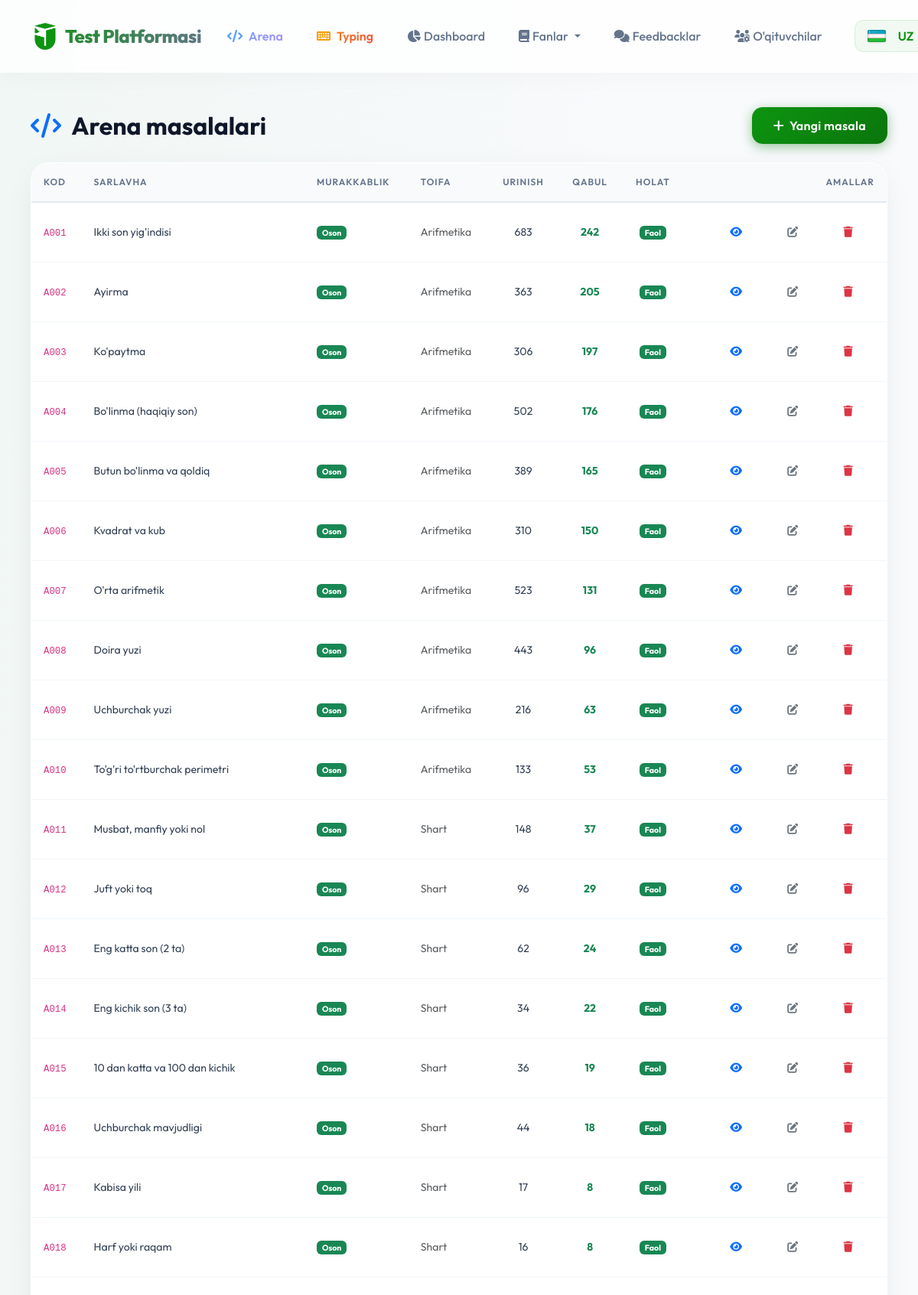
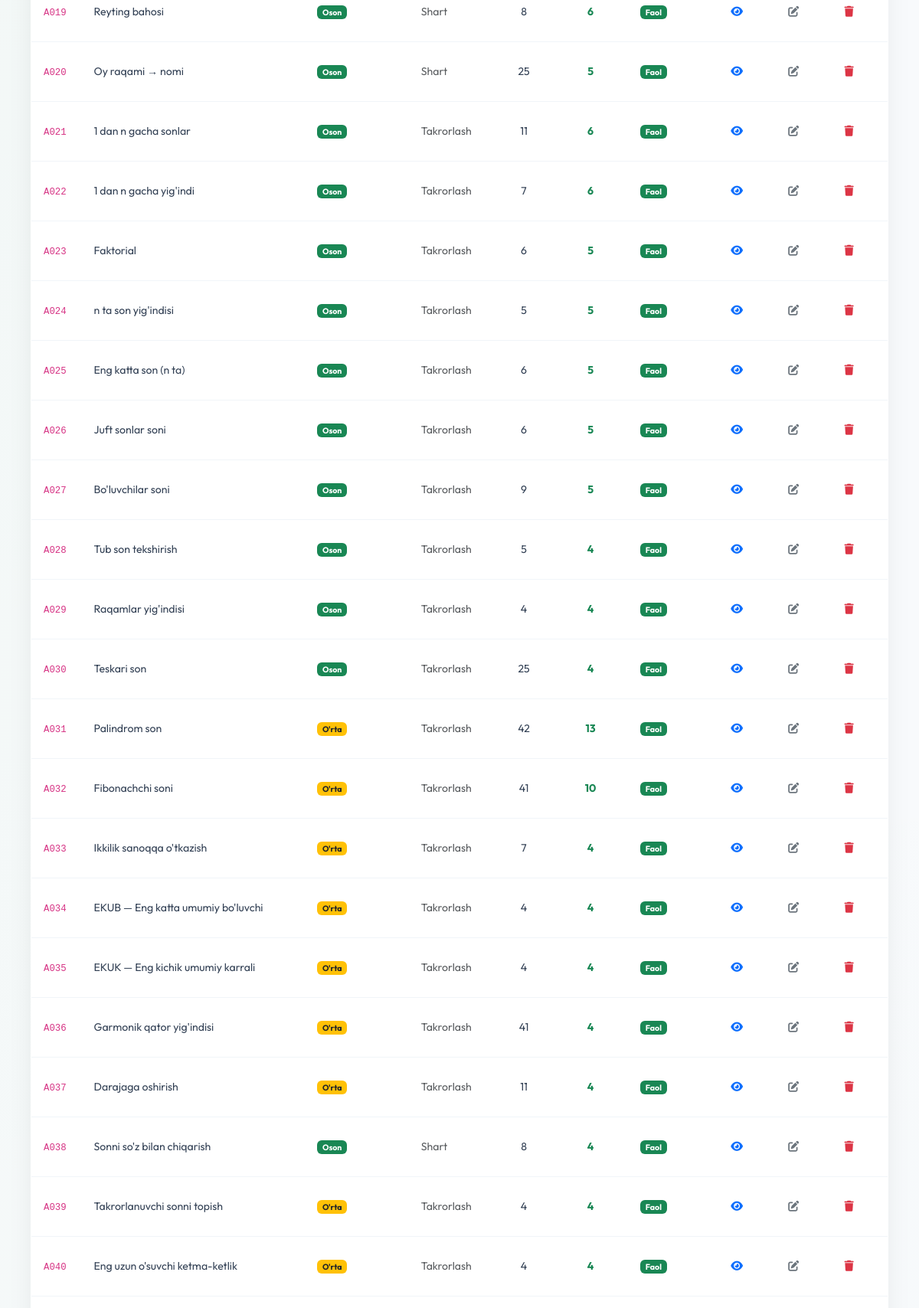
/arena/sadmin/problems (signed in, upper part), run on the app's committed database (2 pictures, top to bottom).
### models.py (models this page shows)
class ArenaProblem(db.Model):
    __tablename__ = 'arena_problems'
    id = db.Column(db.Integer, primary_key=True)
    code = db.Column(db.String(10), unique=True, nullable=False)  # A001, M005
    title = db.Column(db.String(200), nullable=False)
    description = db.Column(db.Text, nullable=False)
    input_format = db.Column(db.Text, default='')
    output_format = db.Column(db.Text, default='')
    constraints = db.Column(db.Text, default='')
    examples = db.Column(db.Text, default='[]')  # JSON: [{input, output, explanation}]
    hidden_tests = db.Column(db.Text, default='[]')  # JSON: [{input, output}] — foydalanuvchiga ko'rsatilmaydi
    difficulty = db.Column(db.String(10), default='easy')   # easy / medium / hard
    category = db.Column(db.String(50), default='general')
    correct_answer = db.Column(db.Text, default='')          # for auto-grading
    time_limit = db.Column(db.Float, default=1.0)            # seconds (display)
    memory_limit = db.Column(db.Integer, default=256)        # MB (display)
    is_active = db.Column(db.Boolean, default=True)
    created_at = db.Column(db.DateTime, default=tashkent_now)
    accepted_count = db.Column(db.Integer, default=0)
    submission_count = db.Column(db.Integer, default=0)
    submissions = db.relationship('ArenaSubmission', backref='problem', lazy='dynamic')
    __table_args__ = (
        db.Index('ix_arena_problem_difficulty', 'difficulty'),
        db.Index('ix_arena_problem_category', 'category'),
        db.Index('ix_arena_problem_active', 'is_active'),
    )

### routes/arena.py (the view)
@arena_bp.route('/sadmin/problems')
@super_admin_required
def admin_problems():
    problems = (ArenaProblem.query
                .order_by(ArenaProblem.code).all())
    return render_template('admin_arena_problems.html', problems=problems)

### routes/arena.py (called while the page is built)
def _current_user():
    uid = session.get('arena_user_id')
    if not uid:
        return None
    return ArenaUser.query.get(uid)

def super_admin_required(f):
    @wraps(f)
    def decorated(*args, **kwargs):
        if not session.get('admin_id') or session.get('admin_user') != 'asilbek':
            abort(403)
        return f(*args, **kwargs)
    return decorated

def _is_arena_admin():
    u = _current_user()
    return u is not None and u.username.lower() == ARENA_ADMIN_USERNAME

@arena_bp.context_processor
def _inject():
    u = _current_user()
    if u:
        u.last_seen = tashkent_now()
        try:
            db.session.commit()
        except Exception:
            db.session.rollback()
    return dict(arena_user=u, is_arena_admin=_is_arena_admin())

### templates/admin_arena_problems.html (shortened to what this page needs)
{% extends "base.html" %}
{% block content %}
<div class="main-container">
  <div class="d-flex align-items-center justify-content-between mb-4 flex-wrap gap-2">
    <h2 class="fw-bold mb-0"><i class="fas fa-code me-2 text-primary"></i> Arena masalalari</h2>
    <a href="{{ url_for('arena.admin_problem_new') }}" class="btn btn-primary">
      <i class="fas fa-plus me-1"></i> Yangi masala
    </a>
  </div>
  <div class="card">
    <div class="card-body p-0">
      <table class="table table-hover mb-0" style="font-size:.88rem;">
        <thead class="table-light">
          <tr>
            <th>Kod</th>
            <th>Sarlavha</th>
            <th>Murakkablik</th>
            <th>Toifa</th>
            <th class="text-center">Urinish</th>
            <th class="text-center">Qabul</th>
            <th class="text-center">Holat</th>
            <th class="text-end">Amallar</th>
          </tr>
        </thead>
        <tbody>
        {% for p in problems %}
        <tr>
          <td><code>{{ p.code }}</code></td>
          <td>{{ p.title }}</td>
          <td>
            <span class="badge {% if p.difficulty=='easy' %}bg-success{% elif p.difficulty=='medium' %}bg-warning text-dark{% else %}bg-danger{% endif %}">
              {% if p.difficulty=='easy' %}Oson{% elif p.difficulty=='medium' %}O'rta{% else %}Qiyin{% endif %}
            </span>
          </td>
          <td class="text-muted">{{ p.category or '—' }}</td>
          <td class="text-center">{{ p.submission_count }}</td>
          <td class="text-center text-success fw-bold">{{ p.accepted_count }}</td>
          <td class="text-center">
            {% if p.is_active %}
            <span class="badge bg-success">Faol</span>
            {% else %}
            <span class="badge bg-secondary">Yashirin</span>
            {% endif %}
          </td>
          <td class="text-end">
            <a href="{{ url_for('arena.problem_detail', pid=p.id) }}" class="btn btn-sm btn-outline-primary" target="_blank">
              <i class="fas fa-eye"></i>
            </a>
            <a href="{{ url_for('arena.admin_problem_edit', pid=p.id) }}" class="btn btn-sm btn-outline-secondary">
              <i class="fas fa-edit"></i>
            </a>
            <form method="POST" action="{{ url_for('arena.admin_problem_delete', pid=p.id) }}"
                  class="d-inline" onsubmit="return confirm('O\'chirishni tasdiqlaysizmi?')">
              <button type="submit" class="btn btn-sm btn-outline-danger">
                <i class="fas fa-trash"></i>
              </button>
            </form>
          </td>
        </tr>
        {% else %}
        <tr><td colspan="8" class="text-center py-5 text-muted">
          <i class="fas fa-code fa-2x d-block mb-2 opacity-25"></i>
          Masalalar yo'q. Birinchi masalani qo'shing!
        </td></tr>
        {% endfor %}
        </tbody>
      </table>
    </div>
  </div>
</div>
{% endblock %}

### templates/base.html (style rules this page uses)
:root { --primary: #0d9410; --primary-dark: #0a750c; --secondary: #64748b; --success: #10b981; --danger: #ef4444; --warning: #f59e0b; --dark: #0f172a; --light: #f8fafc; --glass: rgba(255, 255, 255, 0.9); --glass-border: rgba(255, 255, 255, 0.2); --shadow: 0 10px 40px -10px rgba(0, 0, 0, 0.1); }
body { font-family: 'Outfit', sans-serif; background: #f8fafc; background-image: radial-gradient(at 0% 0%, rgba(13, 148, 16, 0.03) 0px, transparent 50%), radial-gradient(at 100% 100%, rgba(13, 148, 16, 0.03) 0px, transparent 50%); background-attachment: fixed; min-height: 100vh; color: var(--dark); }
.main-container { max-width: 1200px; margin: 0 auto; padding: 20px; }
.card { background: var(--glass); backdrop-filter: blur(12px); -webkit-backdrop-filter: blur(12px); border: 1px solid rgba(255, 255, 255, 0.5); border-radius: 24px; box-shadow: var(--shadow); transition: transform 0.3s cubic-bezier(0.4, 0, 0.2, 1), box-shadow 0.3s ease; overflow: hidden; }
.btn { border-radius: 14px; padding: 12px 28px; font-weight: 600; letter-spacing: 0.3px; transition: all 0.3s cubic-bezier(0.4, 0, 0.2, 1); border: none; position: relative; overflow: hidden; }
.btn-primary { background: linear-gradient(135deg, var(--primary), var(--primary-dark)); box-shadow: 0 4px 15px rgba(10, 117, 12, 0.4); }
.table { background: white; margin-bottom: 0; }
.table thead th { background: #f8fafc; color: #64748b; font-weight: 600; text-transform: uppercase; font-size: 0.75rem; letter-spacing: 1px; padding: 16px; border-bottom: 2px solid #e2e8f0; }
.table tbody td { padding: 16px; vertical-align: middle; border-bottom: 1px solid #f1f5f9; color: #334155; }

### data on the page
ArenaProblem: code "A001", title "Ikki son yig'indisi", difficulty "Oson", category "Arifmetika", submission_count "683", accepted_count "242", is_active "Faol"
ArenaProblem: code "A002", title "Ayirma", difficulty "Oson", category "Arifmetika", submission_count "363", accepted_count "205", is_active "Faol"
ArenaProblem: code "A003", title "Ko'paytma", difficulty "Oson", category "Arifmetika", submission_count "306", accepted_count "197", is_active "Faol"
ArenaProblem: code "A004", title "Bo'linma (haqiqiy son)", difficulty "Oson", category "Arifmetika", submission_count "502", accepted_count "176", is_active "Faol"
ArenaProblem: code "A005", title "Butun bo'linma va qoldiq", difficulty "Oson", category "Arifmetika", submission_count "389", accepted_count "165", is_active "Faol"
ArenaProblem: code "A006", title "Kvadrat va kub", difficulty "Oson", category "Arifmetika", submission_count "310", accepted_count "150", is_active "Faol"
ArenaProblem: code "A007", title "O'rta arifmetik", difficulty "Oson", category "Arifmetika", submission_count "523", accepted_count "131", is_active "Faol"
ArenaProblem: code "A008", title "Doira yuzi", difficulty "Oson", category "Arifmetika", submission_count "443", accepted_count "96", is_active "Faol"
ArenaProblem: code "A009", title "Uchburchak yuzi", difficulty "Oson", category "Arifmetika", submission_count "216", accepted_count "63", is_active "Faol"
ArenaProblem: code "A010", title "To'g'ri to'rtburchak perimetri", difficulty "Oson", category "Arifmetika", submission_count "133", accepted_count "53", is_active "Faol"
ArenaProblem: code "A011", title "Musbat, manfiy yoki nol", difficulty "Oson", category "Shart", submission_count "148", accepted_count "37", is_active "Faol"
ArenaProblem: code "A012", title "Juft yoki toq", difficulty "Oson", category "Shart", submission_count "96", accepted_count "29", is_active "Faol"
ArenaProblem: code "A013", title "Eng katta son (2 ta)", difficulty "Oson", category "Shart", submission_count "62", accepted_count "24", is_active "Faol"
ArenaProblem: code "A014", title "Eng kichik son (3 ta)", difficulty "Oson", category "Shart", submission_count "34", accepted_count "22", is_active "Faol"
ArenaProblem: code "A015", title "10 dan katta va 100 dan kichik", difficulty "Oson", category "Shart", submission_count "36", accepted_count "19", is_active "Faol"
ArenaProblem: code "A016", title "Uchburchak mavjudligi", difficulty "Oson", category "Shart", submission_count "44", accepted_count "18", is_active "Faol"
ArenaProblem: code "A017", title "Kabisa yili", difficulty "Oson", category "Shart", submission_count "17", accepted_count "8", is_active "Faol"
ArenaProblem: code "A018", title "Harf yoki raqam", difficulty "Oson", category "Shart", submission_count "16", accepted_count "8", is_active "Faol"
ArenaProblem: code "A019", title "Reyting bahosi", difficulty "Oson", category "Shart", submission_count "8", accepted_count "6", is_active "Faol"
ArenaProblem: code "A020", title "Oy raqami → nomi", difficulty "Oson", category "Shart", submission_count "25", accepted_count "5", is_active "Faol"
ArenaProblem: code "A021", title "1 dan n gacha sonlar", difficulty "Oson", category "Takrorlash", submission_count "11", accepted_count "6", is_active "Faol"
ArenaProblem: code "A022", title "1 dan n gacha yig'indi", difficulty "Oson", category "Takrorlash", submission_count "7", accepted_count "6", is_active "Faol"
ArenaProblem: code "A023", title "Faktorial", difficulty "Oson", category "Takrorlash", submission_count "6", accepted_count "5", is_active "Faol"
ArenaProblem: code "A024", title "n ta son yig'indisi", difficulty "Oson", category "Takrorlash", submission_count "5", accepted_count "5", is_active "Faol"
ArenaProblem: code "A025", title "Eng katta son (n ta)", difficulty "Oson", category "Takrorlash", submission_count "6", accepted_count "5", is_active "Faol"
ArenaProblem: code "A026", title "Juft sonlar soni", difficulty "Oson", category "Takrorlash", submission_count "6", accepted_count "5", is_active "Faol"
ArenaProblem: code "A027", title "Bo'luvchilar soni", difficulty "Oson", category "Takrorlash", submission_count "9", accepted_count "5", is_active "Faol"
ArenaProblem: code "A028", title "Tub son tekshirish", difficulty "Oson", category "Takrorlash", submission_count "5", accepted_count "4", is_active "Faol"
ArenaProblem: code "A029", title "Raqamlar yig'indisi", difficulty "Oson", category "Takrorlash", submission_count "4", accepted_count "4", is_active "Faol"
ArenaProblem: code "A030", title "Teskari son", difficulty "Oson", category "Takrorlash", submission_count "25", accepted_count "4", is_active "Faol"
ArenaProblem: code "A031", title "Palindrom son", difficulty "O'rta", category "Takrorlash", submission_count "42", accepted_count "13", is_active "Faol"
ArenaProblem: code "A032", title "Fibonachchi soni", difficulty "O'rta", category "Takrorlash", submission_count "41", accepted_count "10", is_active "Faol"
ArenaProblem: code "A033", title "Ikkilik sanoqqa o'tkazish", difficulty "O'rta", category "Takrorlash", submission_count "7", accepted_count "4", is_active "Faol"
ArenaProblem: code "A034", title "EKUB — Eng katta umumiy bo'luvchi", difficulty "O'rta", category "Takrorlash", submission_count "4", accepted_count "4", is_active "Faol"
ArenaProblem: code "A035", title "EKUK — Eng kichik umumiy karrali", difficulty "O'rta", category "Takrorlash", submission_count "4", accepted_count "4", is_active "Faol"
ArenaProblem: code "A036", title "Garmonik qator yig'indisi", difficulty "O'rta", category "Takrorlash", submission_count "41", accepted_count "4", is_active "Faol"
ArenaProblem: code "A037", title "Darajaga oshirish", difficulty "O'rta", category "Takrorlash", submission_count "11", accepted_count "4", is_active "Faol"
ArenaProblem: code "A038", title "Sonni so'z bilan chiqarish", difficulty "Oson", category "Shart", submission_count "8", accepted_count "4", is_active "Faol"
ArenaProblem: code "A039", title "Takrorlanuvchi sonni topish", difficulty "O'rta", category "Takrorlash", submission_count "4", accepted_count "4", is_active "Faol"
ArenaProblem: code "A040", title "Eng uzun o'suvchi ketma-ketlik", difficulty "O'rta", category "Takrorlash", submission_count "4", accepted_count "4", is_active "Faol"
